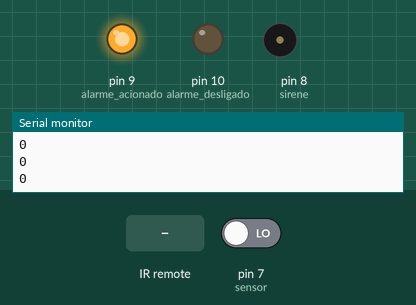
The sketch below on a simulated Arduino Uno, built with avr-gcc and run on an emulated ATmega328P. Shown: output pins drawn as LEDs (lit = HIGH), buzzer (waves = sounding, pin HIGH), the last lines printed to the serial monitor. Inputs (shaded band) come from the test bench; at power-on: pin 7 (sensor) LOW.

Above: at 1.2 s.
1.3 s: pin 7 (sensor) driven HIGH
At 1.48 s:
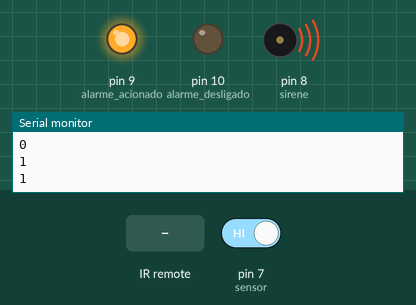
4.3 s: infrared code 0xFE00FF received
At 5.1 s:
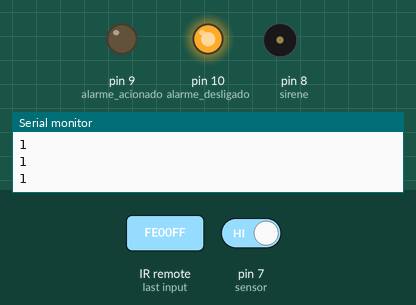
Timing chart, 0 to 7.3 s (numbered marks = the images above; inputs shaded):
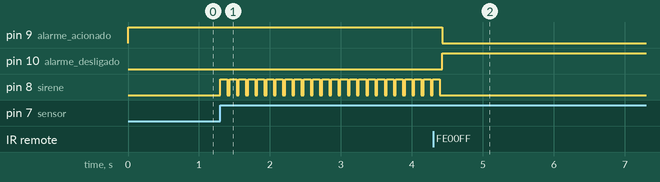

The sketch:

Alarme_e_controle_ir.ino
```cpp
#include <IRremote.h>

int RECV_PIN = 11;

IRrecv irrecv(RECV_PIN);

decode_results results;

int controle = LOW;

int sensor = 7;
int status_sensor;
int disparo;

int sirene = 8;
int alarme_acionado = 9;
int alarme_desligado = 10;

void setup()
{
  Serial.begin(9600);

  pinMode(sensor,INPUT);
  pinMode(sirene,OUTPUT);
  pinMode(alarme_acionado,OUTPUT);
  pinMode(alarme_desligado,OUTPUT);

  irrecv.enableIRIn(); // Start the receiver

  irrecv.blink13(true);
}

void loop()
{

  status_sensor = digitalRead(sensor);

  Serial.println(status_sensor);


    //********* Leds indicadores do alarme *********************
    digitalWrite(alarme_acionado,!controle);
    digitalWrite(alarme_desligado,controle);
    //**********************************************************

    if(status_sensor == 1)
    {
      disparo = 1;
    }

    if(controle == HIGH)
    {
      disparo = 0;
    }

  if(disparo == 1 && controle == LOW)
  {
    digitalWrite(sirene,HIGH);
    delay(100);
    digitalWrite(sirene,LOW);
    delay(20);
  }
  else
  {
    digitalWrite(sirene,LOW);
  }

  //############################## IR ############################
    if (irrecv.decode(&results)) {
    Serial.println(results.value);

    if(results.value == 16646399)
    {
      controle = !controle;
    }
    irrecv.resume(); // Receive the next value
  }
  //################################################################

  delay(10);
}
```

Measured:
- after the input at 1.3 s, pin 8 (sirene): alternates HIGH for 0.10 s and LOW for 0.03 s, starting at once
- after the input at 4.3 s, pin 9 (alarme_acionado): HIGH → LOW after 0.13 s; pin 10 (alarme_desligado): LOW → HIGH after 0.13 s; pin 8 (sirene): goes on until 4.4 s, then stays LOW
